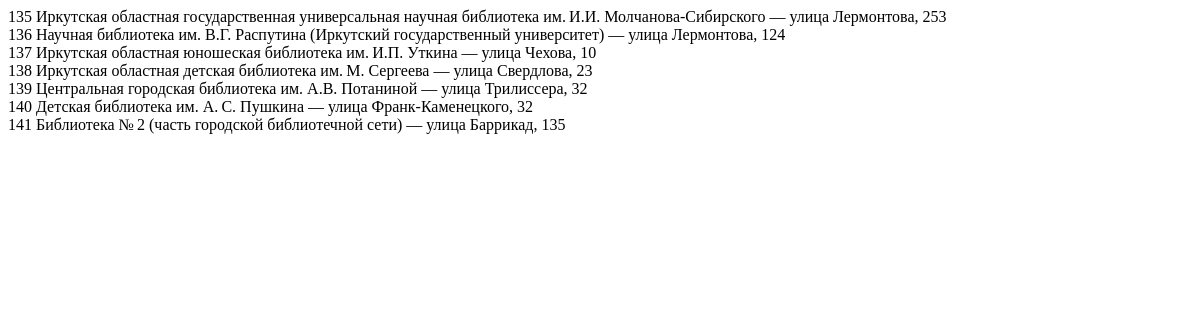
/, run on an earlier commit of the app's database.
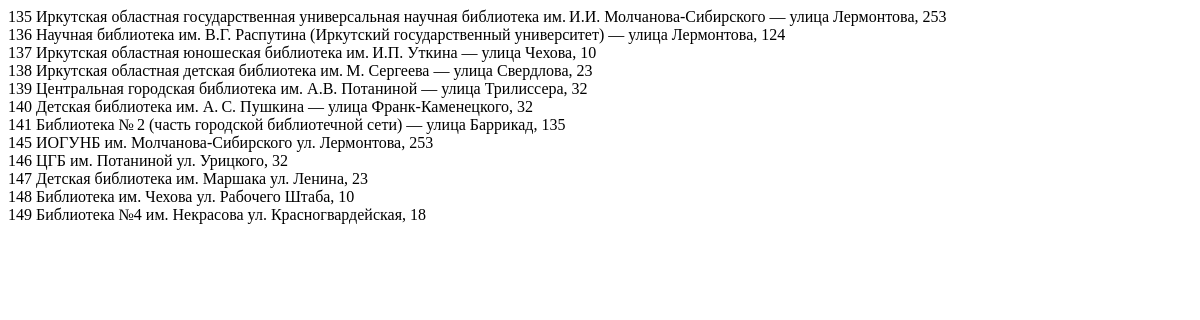
And on a later commit of the database.
### library/models.py (models this page shows, shortened)
class Library(models.Model):
    name = models.TextField("Название библиотеки")
    address = models.TextField("Адрес")
    user = models.ForeignKey(User, on_delete=models.CASCADE, null=True, blank=True, verbose_name="Пользователь")
    class Meta:
        verbose_name = "Библиотека"
        verbose_name_plural = "Библиотеки"

### library/views.py (the view)
# urls.py: path('', views.ShowLibraryView.as_view()),
class ShowLibraryView(TemplateView):
    template_name = "library/show_library.html"
    def get_context_data(self, **kwargs: Any) -> dict[str, Any]:
        context = super().get_context_data(**kwargs)
        context['library'] = Library.objects.all()
        return context

### templates/library/show_library.html (shortened to what this page needs)
<!DOCTYPE html>
<html lang="en">
<head>
</head>
<body>
    {% for s in library %}
    {{s.id}} {{s.name}} {{s.address}}<br>
    {% endfor %}
</body>
</html>

What changed in the data, as far as the page shows it:
added Library: id "145", name "ИОГУНБ им. Молчанова-Сибирского", address "ул. Лермонтова, 253"
added Library: id "146", name "ЦГБ им. Потаниной", address "ул. Урицкого, 32"
added Library: id "147", name "Детская библиотека им. Маршака", address "ул. Ленина, 23"
added Library: id "148", name "Библиотека им. Чехова", address "ул. Рабочего Штаба, 10"
added Library: id "149", name "Библиотека №4 им. Некрасова", address "ул. Красногвардейская, 18"
